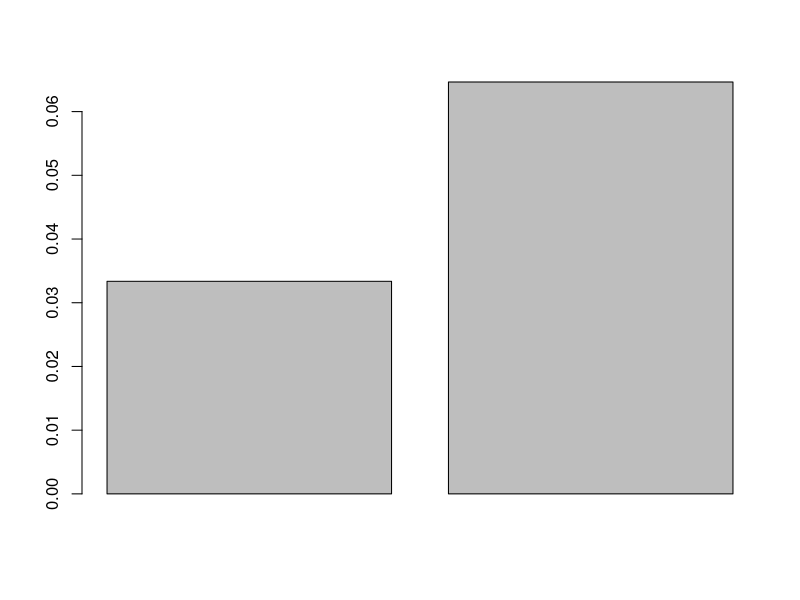

Here is the R script that generated this plot:
events <- read.csv(file='events.csv', header=TRUE)
premium_users <- read.csv(file='premium.csv', header=TRUE)

premium_users <- premium_users$user.id

use <- events$event == 'provision Blog'
blog_users <- unique(events[use, 2])
rm(use)

use <- events$event == 'provision eComm'
ecomm_users <- unique(events[use, 2])
rm(use)

blog_only_users <- setdiff(blog_users, ecomm_users)  # R setdiff is assymetric
ecomm_only_users <- setdiff(ecomm_users, blog_users)  # R setdiff is assymetric
blog_and_ecomm_users <- intersect(blog_users, ecomm_users)
vanilla_users <- setdiff(events$user.id, union(blog_users, ecomm_users))

blog_premium_users <- intersect(blog_users, premium_users)
ecomm_premium_users <- intersect(ecomm_users, premium_users)
blog_and_ecomm_premium_users <- intersect(blog_and_ecomm_users, premium_users)
vanilla_premium_users <- intersect(vanilla_users, premium_users)

blog_only_conversion_rate = length(blog_premium_users) / length(blog_only_users)
ecomm_only_conversion_rate = length(ecomm_premium_users) / length(ecomm_only_users)
blog_and_ecomm_conversion_rate = length(blog_and_ecomm_premium_users) / length(blog_and_ecomm_users)
vanilla_conversion_rate = length(vanilla_premium_users) / length(vanilla_users)

barplot(c(blog_only_conversion_rate, ecomm_only_conversion_rate))
